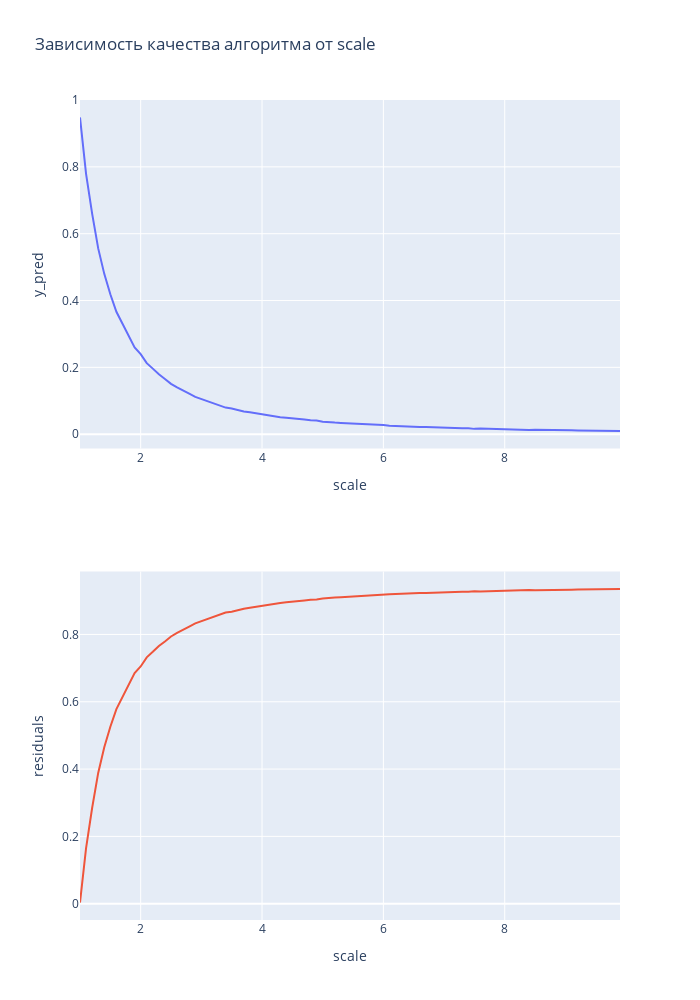

Write notebook code for a chart like this one.
### Code cell
fig = make_subplots(rows=2, cols=1, horizontal_spacing=0.15)
fig.add_trace(
    go.Scatter(x=scale_perfomance.scale, y=scale_perfomance.area),
    row=1, col=1
)
fig.update_xaxes(title='scale',
                 row=1, col=1)
fig.update_yaxes(title='y_pred',
                 row=1, col=1)

fig.add_trace(
    go.Scatter(x=scale_perfomance.scale, y=scale_perfomance['diff']),
    row=2, col=1
)
fig.update_xaxes(title='scale',
                 row=2, col=1)
fig.update_yaxes(title='residuals',
                 row=2, col=1)

fig.update_layout(title='Зависимость качества алгоритма от масштаба',
                  showlegend=False,
                  width=700, height=1000)
